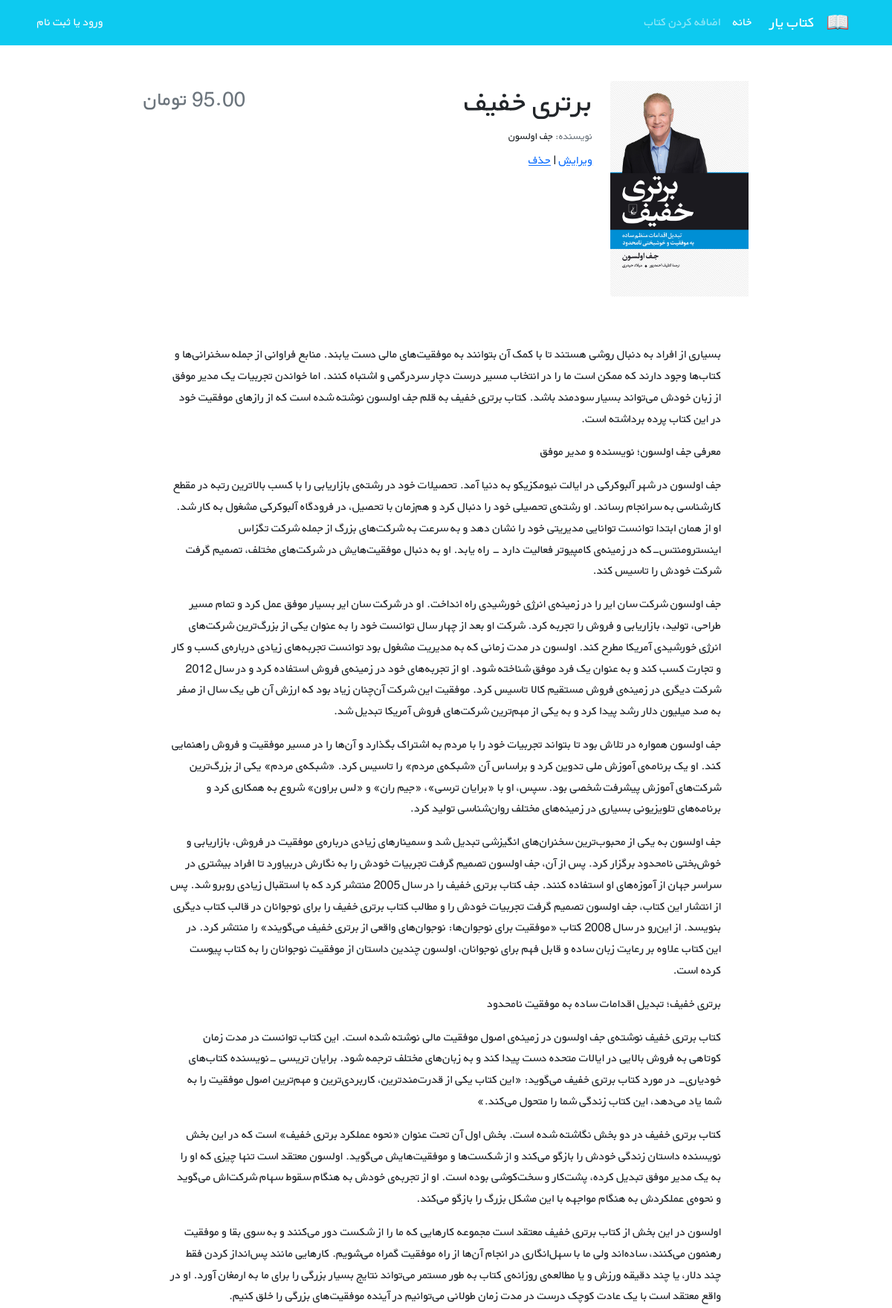
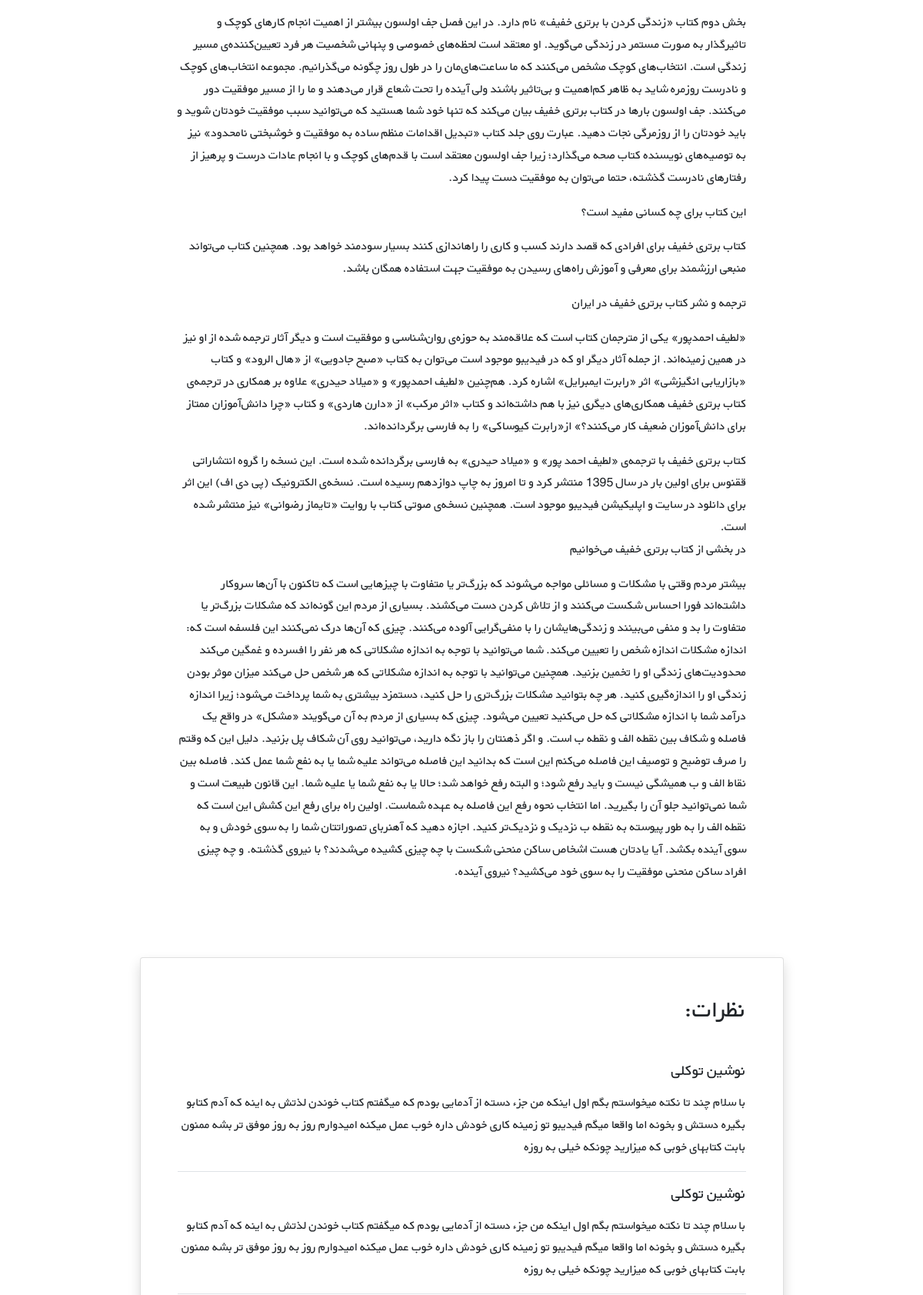
Page /books/1/ (upper part) on the committed database (2 pictures, top to bottom).
### books/models.py (models this page shows, shortened)
class Book(models.Model):
    title = models.CharField(max_length=200)
    author = models.CharField(max_length=200)
    description = models.TextField()
    price = models.DecimalField(max_digits=5, decimal_places=2)
    cover = models.ImageField(upload_to='covers/', blank=True)
    datetime_created = models.DateTimeField(auto_now_add=True)
    datetime_modified = models.DateTimeField(auto_now=True)

### books/views.py (the view)
# urls.py: path('<int:pk>/', views.BookDetailView.as_view(), name='book_detail'),
class BookDetailView(generic.DetailView):
    model = Book
    template_name = 'books/book_detail.html'

### books/templates/books/book_detail.html (shortened to what this page needs)
{% extends "_base.html" %}
{% block content %}
    <div class="container mt-5" dir="rtl">
        <div class="">
            <div class="">
                <div class="d-flex justify-content-center">
                    <div class="row w-sm-75 w-100">
                        <div class="col-xs-12 col-md-3 d-flex justify-content-center">
                            <div>
                                {% if book.cover %}
                                    <img src="{{ book.cover.url }}"
                                         class="img-fluid rounded-start" alt="...">
                                {% else %}
                                    <img class="img-fluid rounded-start"
                                         src="{{ MEDIA_URL }}/media/covers/cartoon-red-book-.jpg" alt="">
                                {% endif %}
                            </div>
                        </div>
                        <div class="col-xs-12 col-md-6 text-center text-md-end mt-md-1 mt-4">
                            <h1>{{ book.title }}</h1>
                            <h5 class="small my-1"><span class="text-muted">نویسنده: </span>{{ book.author }}</h5>
                            <a href="{% url 'book_update' book.id %}">ویرایش</a>
                            <span> | </span>
                            <a href="{% url 'book_delete' book.id %}">حذف</a>
                        </div>
                        <div class="col-xs-12 col-md-3 d-flex flex-column">
                            <h3 class="align-self-center pt-2 text-muted align-self-md-end">
                                {{ book.price }} تومان
                            </h3>
                        </div>
                    </div>
                </div>
                <div class="d-flex justify-content-center">
                    <div class="my-3 p-5 w-sm-75 w-100">
                        {{ book.description|linebreaks }}
                    </div>
                </div>
                <div class="d-flex justify-content-center">
                    <div class="card shadow my-3 p-5 w-sm-75 w-100">
                        <h2 class="mb-5">نظرات:</h2>
                        <div class="border-bottom mb-3">
                            <h5 class="mb-3">نوشین توکلی</h5>
                            <p>با سلام چند تا نکته میخواستم بگم اول اینکه من جزء دسته از آدمایی بودم که میگفتم کتاب
                                خوندن لذتش
                                به اینه که آدم کتابو بگیره دستش و بخونه اما واقعا میگم فیدیبو تو زمینه کاری خودش داره
                                خوب عمل
                                میکنه امیدوارم روز به روز موفق تر بشه ممنون بابت کتابهای خوبی که میزارید چونکه خیلی به
                                روزه</p>
                        </div>
                        <div class="border-bottom mb-3">
                            <h5 class="mb-3">نوشین توکلی</h5>
                            <p>با سلام چند تا نکته میخواستم بگم اول اینکه من جزء دسته از آدمایی بودم که میگفتم کتاب
                                خوندن لذتش
                                به اینه که آدم کتابو بگیره دستش و بخونه اما واقعا میگم فیدیبو تو زمینه کاری خودش داره
                                خوب عمل
                                میکنه امیدوارم روز به روز موفق تر بشه ممنون بابت کتابهای خوبی که میزارید چونکه خیلی به
                                روزه</p>
                        </div>
                    </div>
                </div>
            </div>
        </div>
    </div>
{% endblock %}

### static/css/style.css (style rules this page uses)
* { font-family: 'BYekan', sans-serif; line-height: 1.8rem; }
@media (min-width: 576px) { .w-sm-75 { width: 75%!important; } }

### rows in the picture
Book: cover (picture), title "برتری خفیف", author "جف اولسون", description "بسیاری از افراد به دنبال روشی هستند تا با کمک آن بتوانند به موفقیت‌های مالی دست یابند. منابع فراوانی از جمله سخنرانی‌ها و کتاب‌ها وجود دارند که ممکن است ما را در انتخاب مسیر درست دچار سردرگمی و اشتباه کنند. اما خواندن تجربیات یک مدیر موفق از زبان خودش می‌تواند بسیار سودمند باشد. کتاب برتری خفیف به قلم جف اولسون نوشته شده است که از رازهای موفقیت خود در این کتاب پرده برداشته است. معرفی جف اولسون؛ نویسنده و مدیر موفق جف اولسون در شهر آلبوکرکی در ایالت نیومکزیکو به دنیا آمد. تحصیلات خود در رشته‌ی بازاریابی را با کسب بالاترین رتبه در مقطع کارشناسی به سرانجام رساند. او رشته‌ی تحصیلی خود را دنبال کرد و هم‌زمان با تحصیل، در فرودگاه آلبوکرکی مشغول به کار شد. او از همان ابتدا توانست توانایی مدیریتی…"
